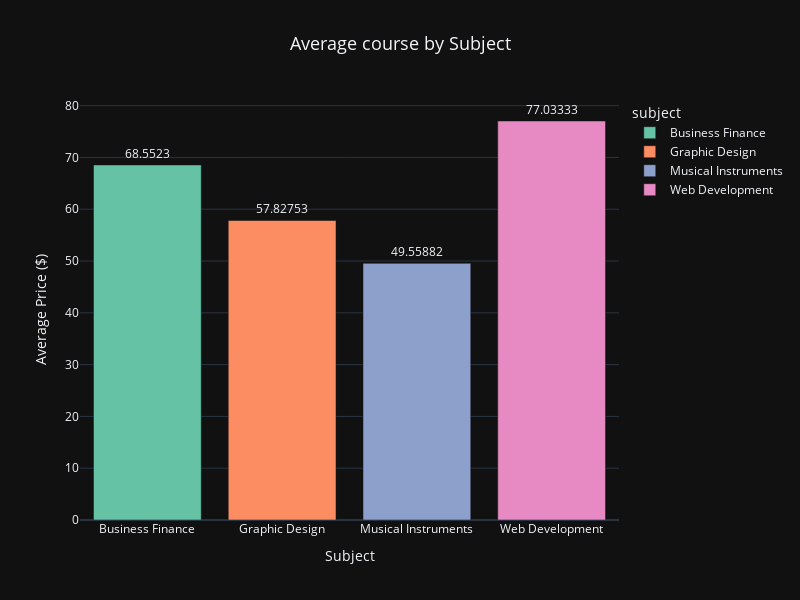

The cell this chart's notebook holds for it:
### Markdown cell above
-  Average Price by Subject

### Code cell
avg_price = df.groupby('subject')['price'].mean().reset_index()

fig = px.bar(avg_price,
            x= 'subject',
            y = 'price',
            color = 'subject',
            color_discrete_sequence = px.colors.qualitative.Set2,
            text_auto = True,
            title = "Average course by Subject")
fig.update_traces (textposition = 'outside')


fig.update_layout(
    xaxis_title = 'Subject',
    yaxis_title = 'Average Price ($)',
    title_x = 0.5,
    title_font_size = 18,
    template = 'plotly_dark' ,
    height = 600,
    width = 800,
    showlegend = True)

fig.show()

### Figure 1 — Plotly figure (JSON) as saved in the notebook; plotly's stock layout.template omitted (floating-point values rounded to 4 significant figures)
{"data": [{"alignmentgroup": "True", "hovertemplate": "subject=%{x}<br>price=%{y}<extra></extra>", "legendgroup": "Business Finance", "marker": {"color": "rgb(102,194,165)", "pattern": {"shape": ""}}, "name": "Business Finance", "offsetgroup": "Business Finance", "orientation": "v", "showlegend": true, "textposition": "outside", "texttemplate": "%{y}", "type": "bar", "x": ["Business Finance"], "xaxis": "x", "y": [68.55], "yaxis": "y"}, {"alignmentgroup": "True", "hovertemplate": "subject=%{x}<br>price=%{y}<extra></extra>", "legendgroup": "Graphic Design", "marker": {"color": "rgb(252,141,98)", "pattern": {"shape": ""}}, "name": "Graphic Design", "offsetgroup": "Graphic Design", "orientation": "v", "showlegend": true, "textposition": "outside", "texttemplate": "%{y}", "type": "bar", "x": ["Graphic Design"], "xaxis": "x", "y": [57.83], "yaxis": "y"}, {"alignmentgroup": "True", "hovertemplate": "subject=%{x}<br>price=%{y}<extra></extra>", "legendgroup": "Musical Instruments", "marker": {"color": "rgb(141,160,203)", "pattern": {"shape": ""}}, "name": "Musical Instruments", "offsetgroup": "Musical Instruments", "orientation": "v", "showlegend": true, "textposition": "outside", "texttemplate": "%{y}", "type": "bar", "x": ["Musical Instruments"], "xaxis": "x", "y": [49.56], "yaxis": "y"}, {"alignmentgroup": "True", "hovertemplate": "subject=%{x}<br>price=%{y}<extra></extra>", "legendgroup": "Web Development", "marker": {"color": "rgb(231,138,195)", "pattern": {"shape": ""}}, "name": "Web Development", "offsetgroup": "Web Development", "orientation": "v", "showlegend": true, "textposition": "outside", "texttemplate": "%{y}", "type": "bar", "x": ["Web Development"], "xaxis": "x", "y": [77.03], "yaxis": "y"}], "layout": {"barmode": "relative", "height": 600, "legend": {"title": {"text": "subject"}, "tracegroupgap": 0}, "showlegend": true, "title": {"font": {"size": 18}, "text": "Average course by Subject", "x": 0.5}, "width": 800, "xaxis": {"anchor": "y", "autorange": true, "categoryarray": ["Business Finance", "Graphic Design", "Musical Instruments", "Web Development"], "categoryorder": "array", "domain": [0, 1], "range": [-0.5, 3.5], "title": {"text": "Subject"}, "type": "category"}, "yaxis": {"anchor": "x", "autorange": true, "domain": [0, 1], "range": [0, 81.09], "title": {"text": "Average Price ($)"}, "type": "linear"}}}
